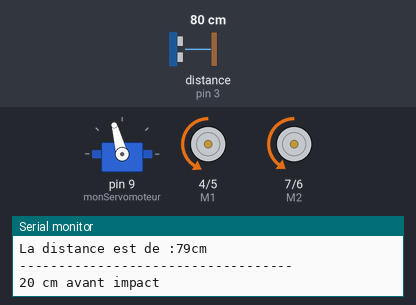
A sketch run on a simulated Arduino Uno, built with avr-gcc and run on an emulated ATmega328P. On the bench: servo, direction and speed pins drawn as motors (green arrow = direction pin HIGH = forward, orange = LOW = backward, longer = more drive), the last lines printed to the serial monitor. Wiring (inferred from the names in the program): ultrasonic range finder: trigger pin 8; echo pin 3. The test bench sets the inputs (shaded band); at power-on: distance to the obstacle (sensor on pin 3) 80 cm. The echo pulse lasts 58.3 µs per cm.

Above: at 2.8 s.
2.9 s: distance to the obstacle (sensor on pin 3) set to 23 cm
4.4 s: distance to the obstacle (sensor on pin 3) set to 18 cm
At 7.4 s:
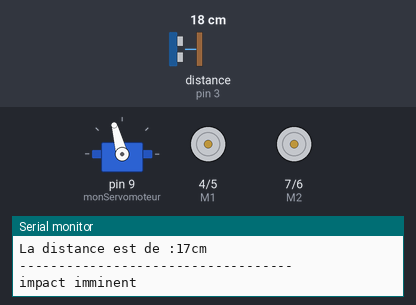
7.9 s: distance to the obstacle (sensor on pin 3) set to 250 cm
At 8.5 s:
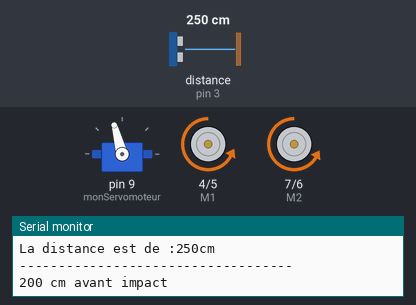
9.5 s: distance to the obstacle (sensor on pin 3) set to 4 cm
At 10.27 s:
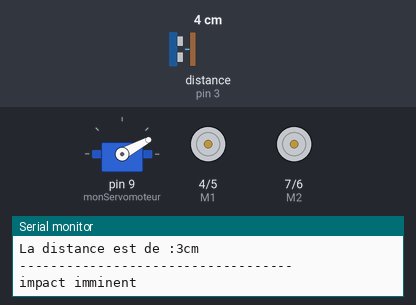
13.7 s: distance to the obstacle (sensor on pin 3) set to 153 cm
At 14.05 s:
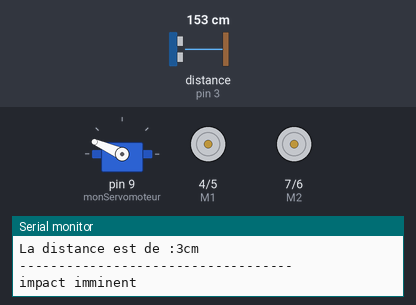
17.3 s: distance to the obstacle (sensor on pin 3) set to 148 cm
At 18.6 s:
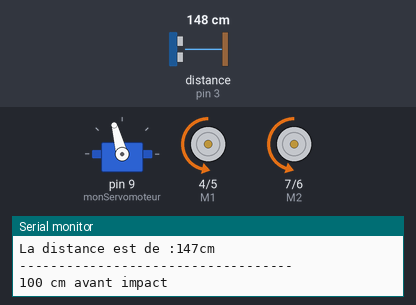
Timing chart, 0 to 20.3 s (numbered marks = the images above; inputs shaded):
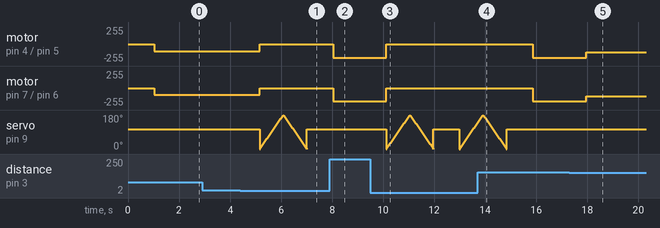

Measured:
- the behaviour switches between 21 and 20 cm on distance to the obstacle (sensor on pin 3) (found by bisection; images 0 and 1)
- the behaviour switches between 151 and 150 cm on distance to the obstacle (sensor on pin 3) (found by bisection; images 4 and 5)
- after the input at 4.4 s, motor on pin 4 (M1) / pin 5 (E1): backward 105/255 → stopped after 0.76 s; motor on pin 7 (M2) / pin 6 (E2): backward 100/255 → stopped after 0.76 s
- after the input at 7.9 s, motor on pin 4 (M1) / pin 5 (E1): stopped → backward 205/255 after 0.15 s; motor on pin 7 (M2) / pin 6 (E2): stopped → backward 200/255 after 0.15 s; servo on pin 9 (monServomoteur): stops changing and stays 105°
- after the input at 9.5 s, motor on pin 4 (M1) / pin 5 (E1): backward 205/255 → stopped after 0.62 s; motor on pin 7 (M2) / pin 6 (E2): backward 200/255 → stopped after 0.62 s
- after the input at 13.7 s, motor on pin 4 (M1) / pin 5 (E1): stopped → backward 205/255 after 2.2 s; motor on pin 7 (M2) / pin 6 (E2): stopped → backward 200/255 after 2.2 s; servo on pin 9 (monServomoteur): goes on until 14.8 s, then stays 105°
- after the input at 17.3 s, motor on pin 4 (M1) / pin 5 (E1): backward 205/255 → backward 125/255 after 0.65 s; motor on pin 7 (M2) / pin 6 (E2): backward 200/255 → backward 120/255 after 0.65 s

The sketch:

sketch_modifie_ok_1207.ino
```cpp
 /* Inclut la lib Servo pour manipuler le servomoteur */
#include <Servo.h>

#define echo 3        // echo
#define declencheur 8 //trig
//ajout ok

// Contrôle PWM simple
int E1 = 5; //moteur gauche
int E2 = 6; //moteur droit
int M1 = 4;
int M2 = 7;

int distanceMaximum = 500;
int distanceMinimum = 2;
long distance;
long temps;

/* Créer un objet Servo pour contrôler le servomoteur */
Servo monServomoteur;

void setup()
{
  int i;
  for(i=4;i<=7;i++)
    pinMode(i, OUTPUT);

  pinMode(declencheur, OUTPUT);
  pinMode(echo, INPUT);

  // Attache le servomoteur à la broche D9
  monServomoteur.attach(9);

  Serial.begin(19200); //vitesse d'exécution où l'on perd moins la communication
  Serial.println("Exécution du contrôle par clavier"); //verifier que le programme soit lancé
}

void lancementServoMoteur()
{
  // Fait bouger le bras de 0° à 180°
  for (int position = 0; position <= 180; position++) {
    monServomoteur.write(position);
    delay(5);
  }

  // Fait bouger le bras de 180° à 10°
  for (int position = 180; position >= 0; position--) {
    monServomoteur.write(position);
    delay(5);
  }
}

void stop(void)
{
  digitalWrite(E1,LOW);
  digitalWrite(E2,LOW);

  lancementServoMoteur();
}

void back(char a,char b)
{
  Serial.println("Avance !!");
  analogWrite (E1,a);
  digitalWrite(M1,HIGH);
  analogWrite (E2,b);
  digitalWrite(M2,HIGH);
}

// ajout au code de base-----------


void advance(char a,char b)
{
  analogWrite (E1,a);
  digitalWrite(M1,LOW);
  analogWrite (E2,b);
  digitalWrite(M2,LOW);
}

void left(char a,char b) //pb avance
{
  analogWrite (E1,a);
  digitalWrite(M1,LOW);
  analogWrite (E2,b);
  digitalWrite(M2,HIGH);
}

void right(char a,char b)
{
  analogWrite (E1,a);
  digitalWrite(M1,HIGH);
  analogWrite (E2,b);
  digitalWrite(M2,LOW);
}
// validation des 4 méthodes le 12/07-----

long ralentirDevantUnObstacle(char a, char b)
{

  monServomoteur.write(105);
  delay(1000);

  digitalWrite(declencheur, HIGH);
  delayMicroseconds(10);
  digitalWrite(declencheur, LOW);

 temps = pulseIn(echo, HIGH);
 Serial.println("temps: ");
 Serial.println(temps);

 //distance = 288;

 distance = temps/58.2;
 Serial.println("distance: ");
 Serial.println(distance);

 if (distance >= distanceMaximum || distance <= distanceMinimum)
 {
      Serial.println("Distance en dehors de la plage de mesure");
      Serial.println("-----------------------------------");

      return -1;
 }

 else
 {
      Serial.print("La distance est de :");
      Serial.print(distance);
      Serial.println("cm");
      Serial.println("-----------------------------------");

      if (distance >= 200)
      {
        Serial.println("200 cm avant impact"); advance(205,200);
      }
      else if (distance >= 150)
        {
        Serial.println("150 cm avant impact");  advance(180,175);
        }
        else if (distance >= 100)
          {
          Serial.println("100 cm avant impact");  advance(125,120);
          }
          else if (distance >= 20)
            {
            Serial.println("20 cm avant impact");  advance(105,100);
            }
            else
              {
              Serial.println("impact imminent "); stop();
              }
              return distance;
  }
}

void loop()
{
  //advance(150,150);

  ralentirDevantUnObstacle(250,250);

  delay(5);

}
```
